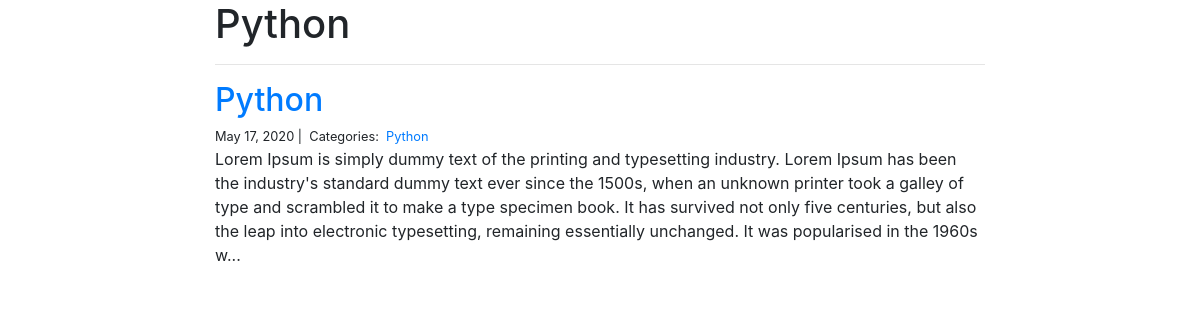
The page /blog/Python/ on the database its author committed.
### blog/models.py (models this page shows)
class Post(models.Model):
    title = models.CharField(max_length=255)
    body = models.TextField()
    created_on = models.DateTimeField(auto_now_add=True)
    last_modified = models.DateTimeField(auto_now=True)
    categories = models.ManyToManyField('Category', related_name='posts')

class Category(models.Model):
    name = models.CharField(max_length=20)

### blog/views.py (the view)
# urls.py: path("<category>/", views.blog_category, name="blog_category"),
def blog_category(request, category):
    posts = Post.objects.filter(categories__name__contains=category).order_by(
        "-created_on"
    )
    context = {"category": category, "posts": posts}
    return render(request, "blog_category.html", context)

### blog/templates/blog_category.html
{% extends "base.html" %}
{% block page_content %}
<div class="col-md-8 offset-md-2">
    <h1>{{ category | title }}</h1>
    <hr>
    {% for post in posts %}
        <h2><a href="{% url 'blog_detail' post.pk%}">{{ post.title }}</a></h2>
        <small>
            {{ post.created_on.date }} |&nbsp;
            Categories:&nbsp;
            {% for category in post.categories.all %}
            <a href="{% url 'blog_category' category.name %}">
                {{ category.name }}
            </a>&nbsp;
            {% endfor %}
        </small>
        <p>{{ post.body | slice:":400" }}...</p>
    {% endfor %}
</div>
{% endblock %}

### rows shown on the page
Post: title "Python", created_on "May 17, 2020", body "Lorem Ipsum is simply dummy text of the printing and typesetting industry. Lorem Ipsum has been the industry's standard dummy text ever since the 1500s, when an unknown printer took a galley of type and scrambled it to make a type specimen book. It has survived not only five centuries, but also the leap into electronic typesetting, remaining essentially unchanged. It was popularised in the 1960s w"
Category: name "Python"

### other values the page prints
{{ category | title }} "Python"
